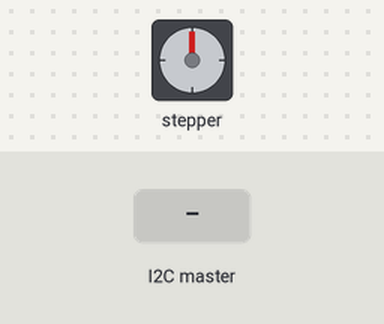
A sketch run on a simulated Arduino Uno, built with avr-gcc and run on an emulated ATmega328P. On the bench: stepper motor. The test bench sets the inputs (shaded band). Stepper angles assume 768 steps per turn; what the sketch prints to the serial monitor is not drawn.

Above: at 1.2 s.
1.3 s: the I2C master sends the byte 1
At 1.45 s:
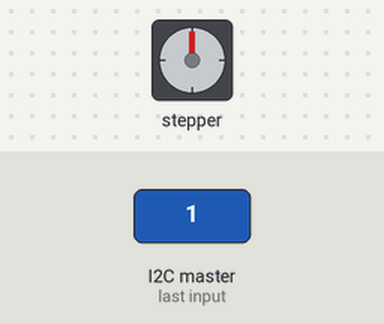
At 2.05 s:
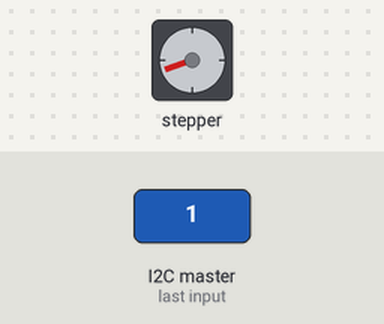
4.3 s: the I2C master sends the byte 0
At 4.45 s:
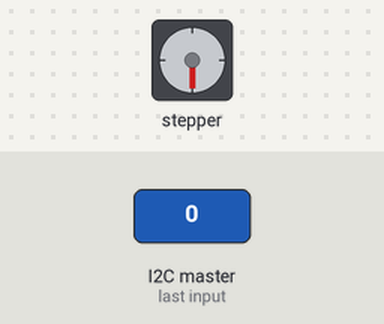
Timing chart, 0 to 11.4 s (numbered marks = the images above; inputs shaded):
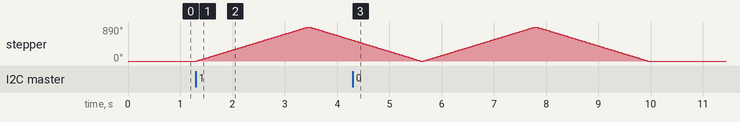

The sketch:

Slave.ino
```cpp
// Chapter 7 - Communications
// I2C Slave
// By Cornel Amariei for Packt Publishing

// Include the required Wire library for I2C
#include <Wire.h>
#include <Adafruit_MotorShield.h>
#include "utility/Adafruit_MS_PWMServoDriver.h"

// Create the motor shield object with the default I2C address
Adafruit_MotorShield AFMS = Adafruit_MotorShield();

// Connect a stepper motor with 200 steps per revolution (1.8 degree)
// to motor port #2 (M3 and M4)
Adafruit_StepperMotor *myMotor2 = AFMS.getStepper(768, 2);

int x = 0;

void setup() {
  Serial.begin(9600);           // set up Serial library at 9600 bps
  Serial.println("Stepper test!");
  AFMS.begin();  // create with the default frequency 1.6KHz


  myMotor2->setSpeed(80);  // 80 rpm

  // Start the I2C Bus as Slave on address 9
  Wire.begin(9);
  // Attach a function to trigger when something is received.
  Wire.onReceive(UpDown);
}

void UpDown(int bytes) {
  x = Wire.read();    // read one character from the I2C
  myMotor2->step(1900, FORWARD, DOUBLE);
  delay(5000);
  myMotor2->step(1900,BACKWARD, SINGLE);
  delay(10000);
}
void loop() {
  delay(500);
}
```

Measured:
- after the input at 1.3 s, stepper: turns 890° clockwise in 2.1 s, then 343° counter-clockwise in 0.82 s
